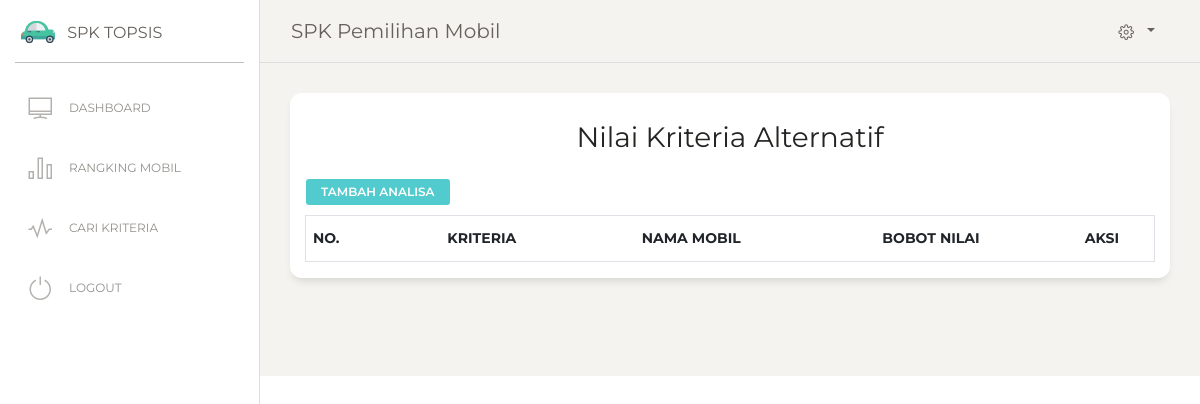
Page /analisa.php (signed in) on the earlier database version.
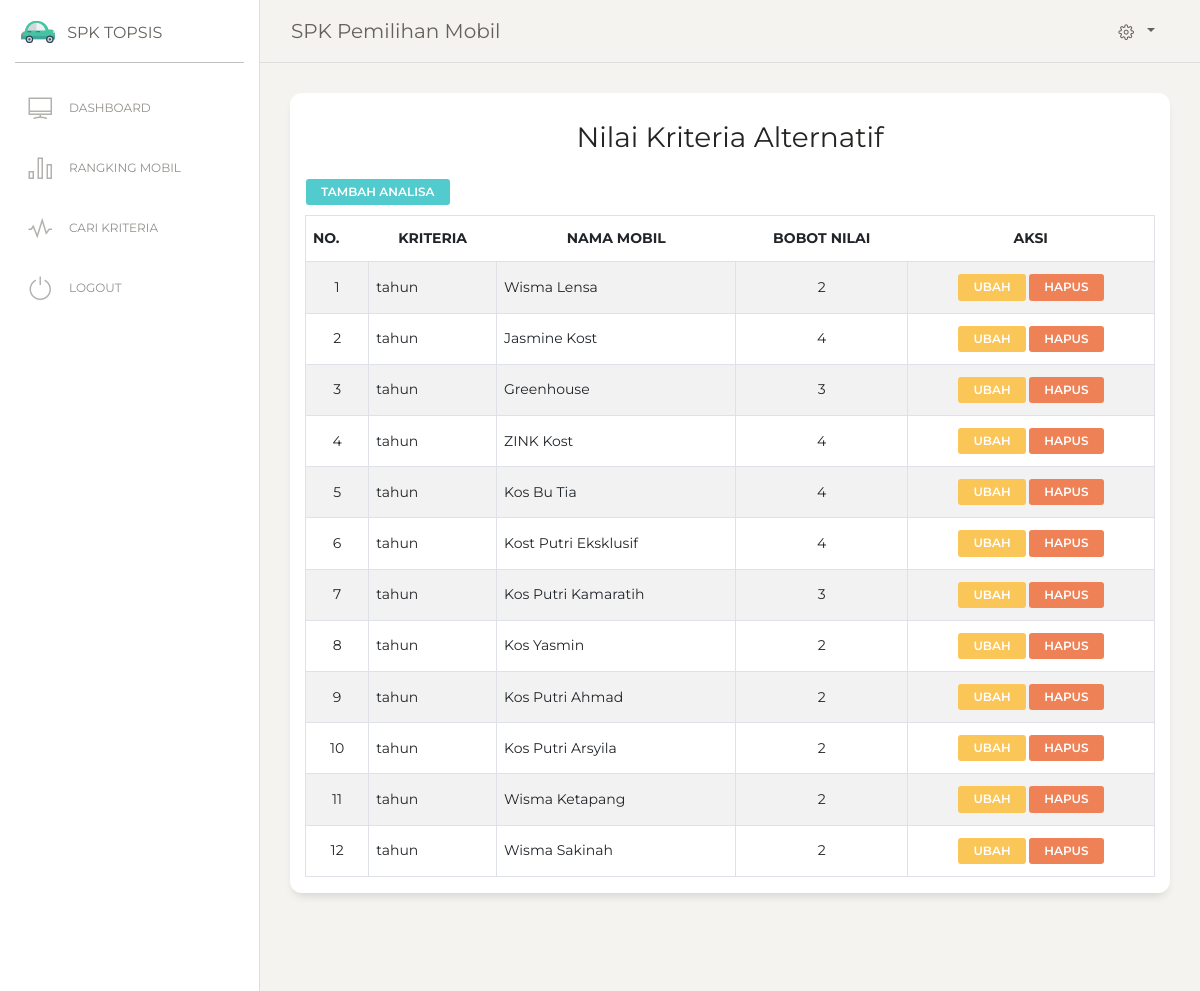
Same page on the later database version.
### tables this page shows
CREATE TABLE `tb_analisa` (
  `id_analisa` int(11) NOT NULL,
  `id_kriteria` int(11) NOT NULL,
  `id_mobil` int(11) NOT NULL,
  `nilainya` varchar(11) NOT NULL
);

CREATE TABLE `tb_kriteria` (
  `id_kriteria` int(11) NOT NULL,
  `atribut` varchar(50) NOT NULL,
  `bobot_nilai` varchar(50) NOT NULL,
  `nama_kriteria` varchar(50) NOT NULL
);

CREATE TABLE `tb_mobil` (
  `id_mobil` int(11) NOT NULL,
  `nama_mobil` varchar(50) NOT NULL
);

### analisa.php (the view, shortened to what this page needs)
<?php
include 'header.php';
include 'menu.php';
?>
<div class="content">
  <div class="row">
    <div class="col-md-12">
      <div class="card ">
        <div class="card-header ">
          <h3 class="card-title"><center>Nilai Kriteria Alternatif</h3>
          <a href="analisaTambah.php" class="btn btn-primary btn-sm">Tambah Analisa</a>
        <table id="example" class="table table-striped table-bordered" >
            <thead>
                <tr>
                    <th>No.</th>
                    <th><center>Kriteria</th>
                    <th><center>Nama Mobil</th>
                    <th><center>Bobot Nilai</th>
                    <th><center>Aksi</th>
                </tr>
            </thead>
            <tbody>
                <?php
                $sql=mysql_query("SELECT * FROM tb_kriteria, tb_analisa, tb_mobil WHERE
                  tb_kriteria.id_kriteria = tb_analisa.id_kriteria AND tb_mobil.id_mobil=tb_analisa.id_mobil ORDER BY tb_analisa.id_analisa ASC ");
                $no=1;
                while ($row=mysql_fetch_array($sql)){?>
                  <tr class='td' bgcolor='#FFF'>
                    <td><center><?php echo $no++ ?></td>
                    <td><?php echo $row['nama_kriteria'];?></td>
                    <td><?php echo $row['nama_mobil'];?></td>
                    <td><center><?php echo $row['nilainya'];?></td>
                    <td><center>
                        <a class="btn btn-warning btn-sm" href=analisaEdit.php?id_analisa=<?= $row['id_analisa'] ?> >Ubah</a>
                        <a href="analisaHapus.php?id_analisa=<?= $row['id_analisa']; ?>"  class="btn btn-danger btn-sm"
                          onclick="return confirm('Anda yakin Hapus data Analisa <?= $row['nama_mobil']; ?> ?')">Hapus</a>
                    </td>
                  </tr>
                <?php }?>
            </tbody>
        </table>
        </div>
      </div>
    </div>
  </div>
</div>
<?php include 'footer.php' ?>

Differences in the rows shown:
added tb_analisa: id_kriteria.nama_kriteria "tahun", id_mobil.nama_mobil "Wisma Lensa", nilainya "2"
added tb_analisa: id_kriteria.nama_kriteria "tahun", id_mobil.nama_mobil "Jasmine Kost", nilainya "4"
added tb_analisa: id_kriteria.nama_kriteria "tahun", id_mobil.nama_mobil "Greenhouse", nilainya "3"
added tb_analisa: id_kriteria.nama_kriteria "tahun", id_mobil.nama_mobil "ZINK Kost", nilainya "4"
added tb_analisa: id_kriteria.nama_kriteria "tahun", id_mobil.nama_mobil "Kos Bu Tia", nilainya "4"
added tb_analisa: id_kriteria.nama_kriteria "tahun", id_mobil.nama_mobil "Kost Putri Eksklusif", nilainya "4"
added tb_analisa: id_kriteria.nama_kriteria "tahun", id_mobil.nama_mobil "Kos Putri Kamaratih", nilainya "3"
added tb_analisa: id_kriteria.nama_kriteria "tahun", id_mobil.nama_mobil "Kos Yasmin", nilainya "2"
added tb_analisa: id_kriteria.nama_kriteria "tahun", id_mobil.nama_mobil "Kos Putri Ahmad", nilainya "2"
added tb_analisa: id_kriteria.nama_kriteria "tahun", id_mobil.nama_mobil "Kos Putri Arsyila", nilainya "2"
added tb_analisa: id_kriteria.nama_kriteria "tahun", id_mobil.nama_mobil "Wisma Ketapang", nilainya "2"
added tb_analisa: id_kriteria.nama_kriteria "tahun", id_mobil.nama_mobil "Wisma Sakinah", nilainya "2"
